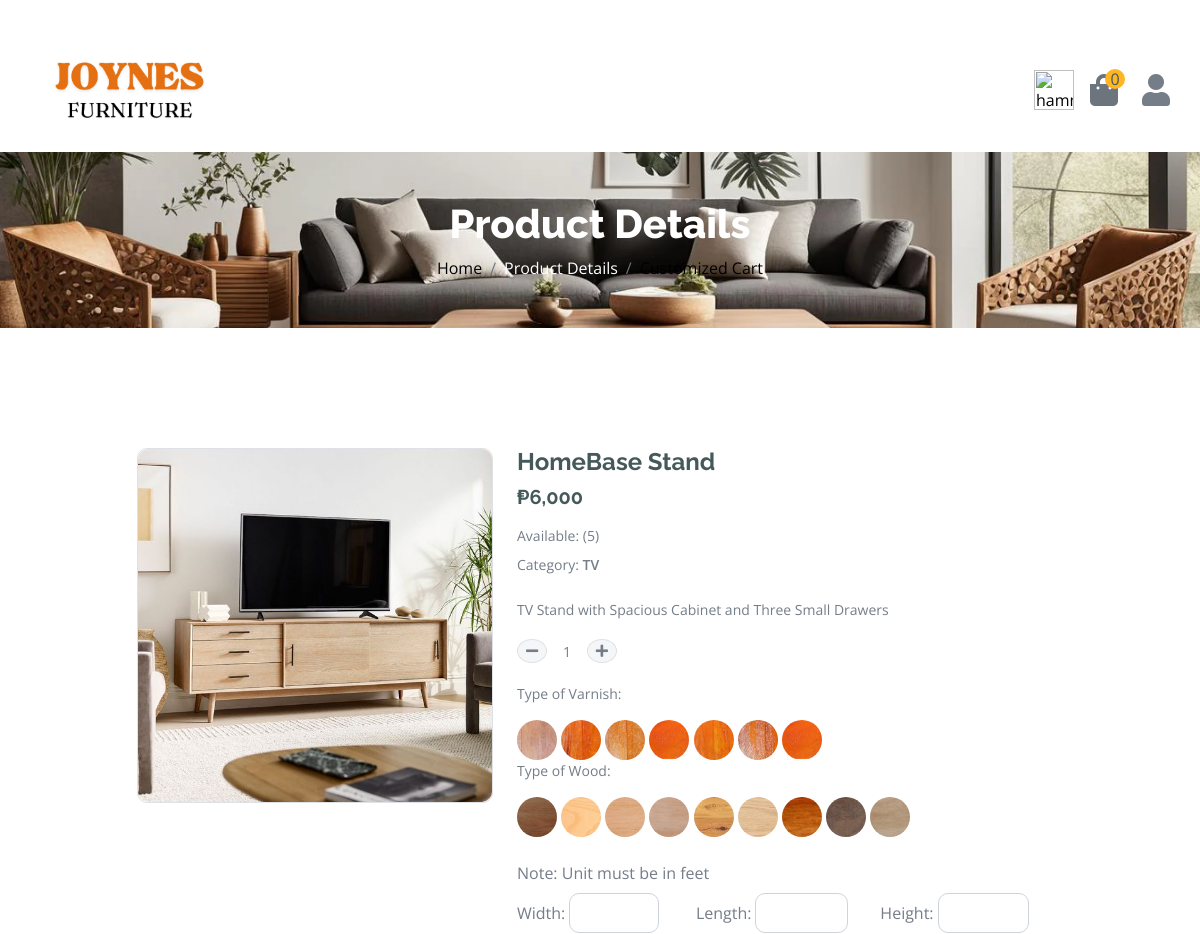
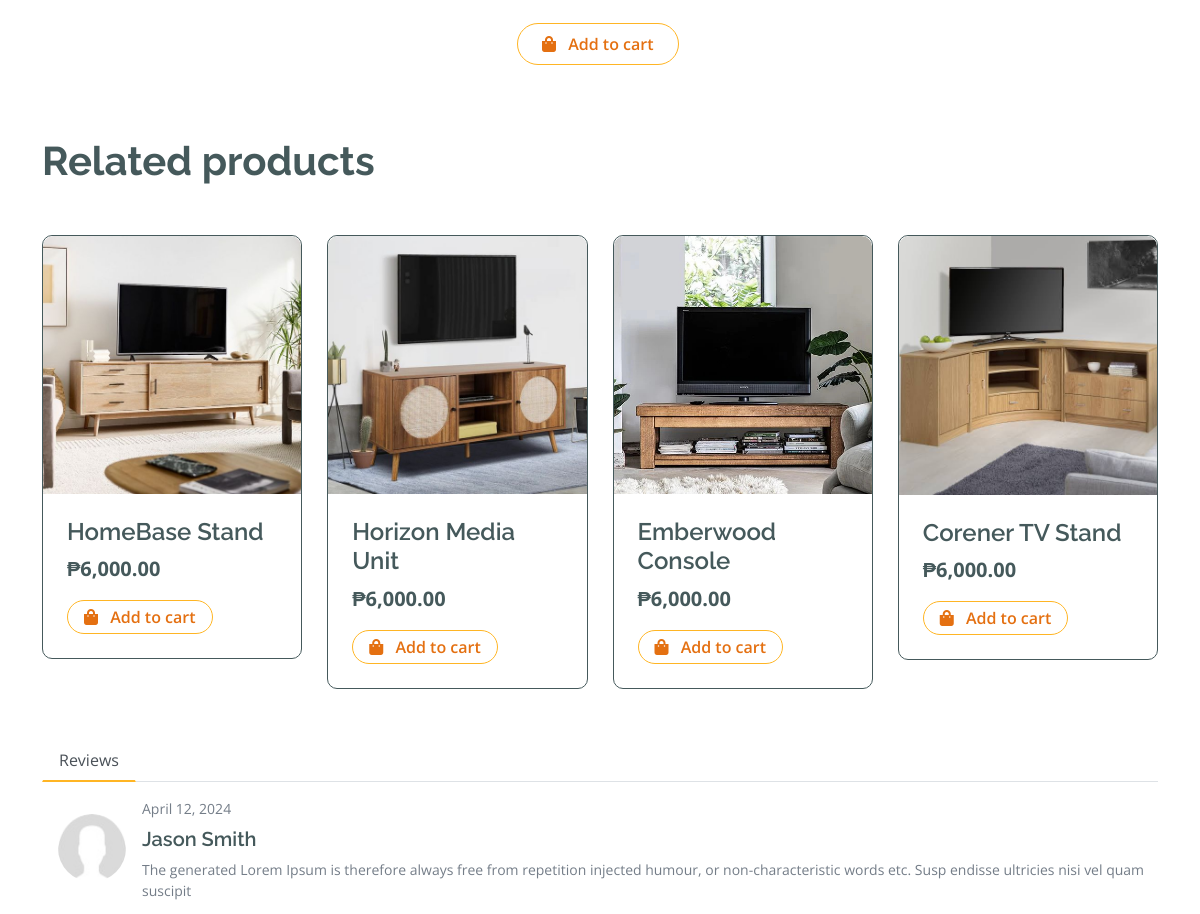
/customshop.php?id=123 (signed in, upper part), run on an earlier commit of the app's database (2 pictures, top to bottom).
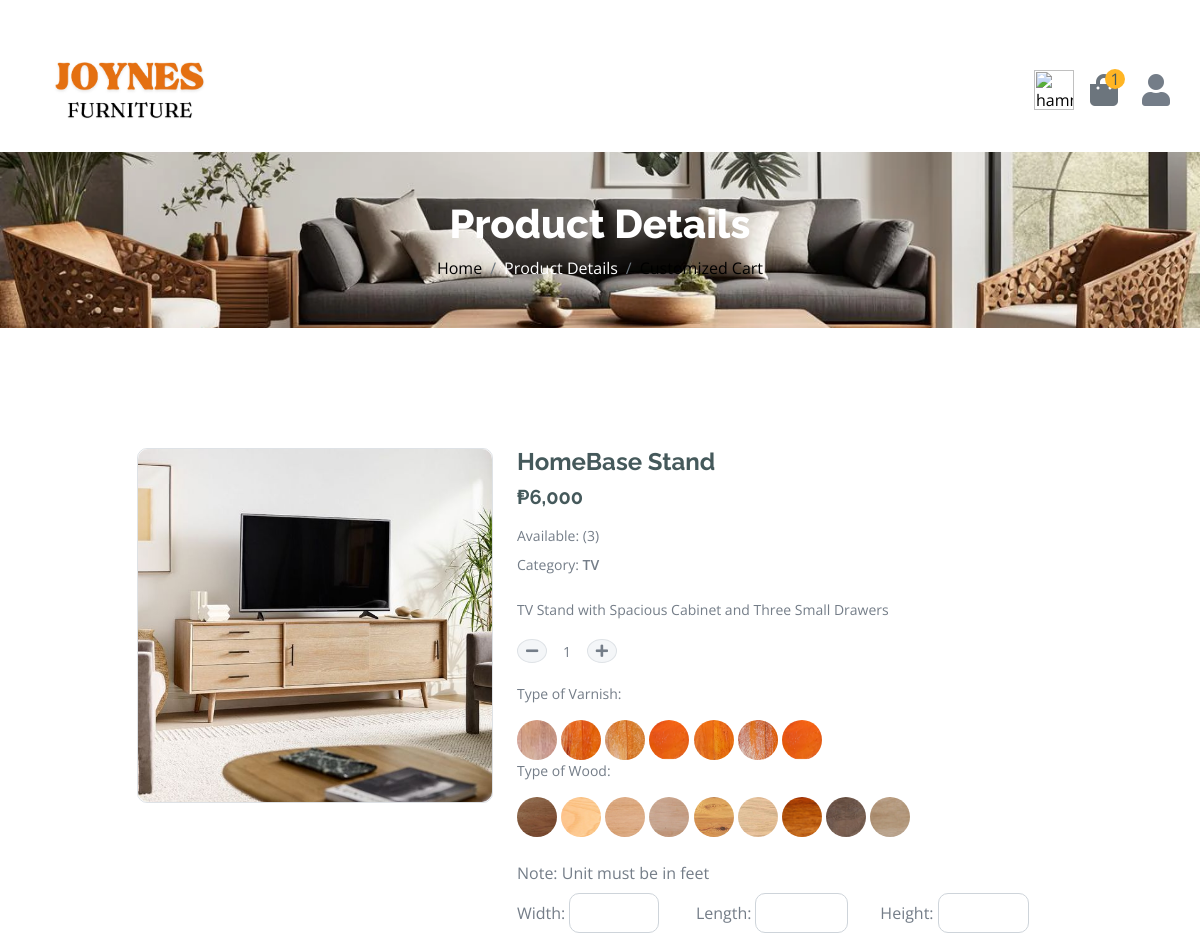
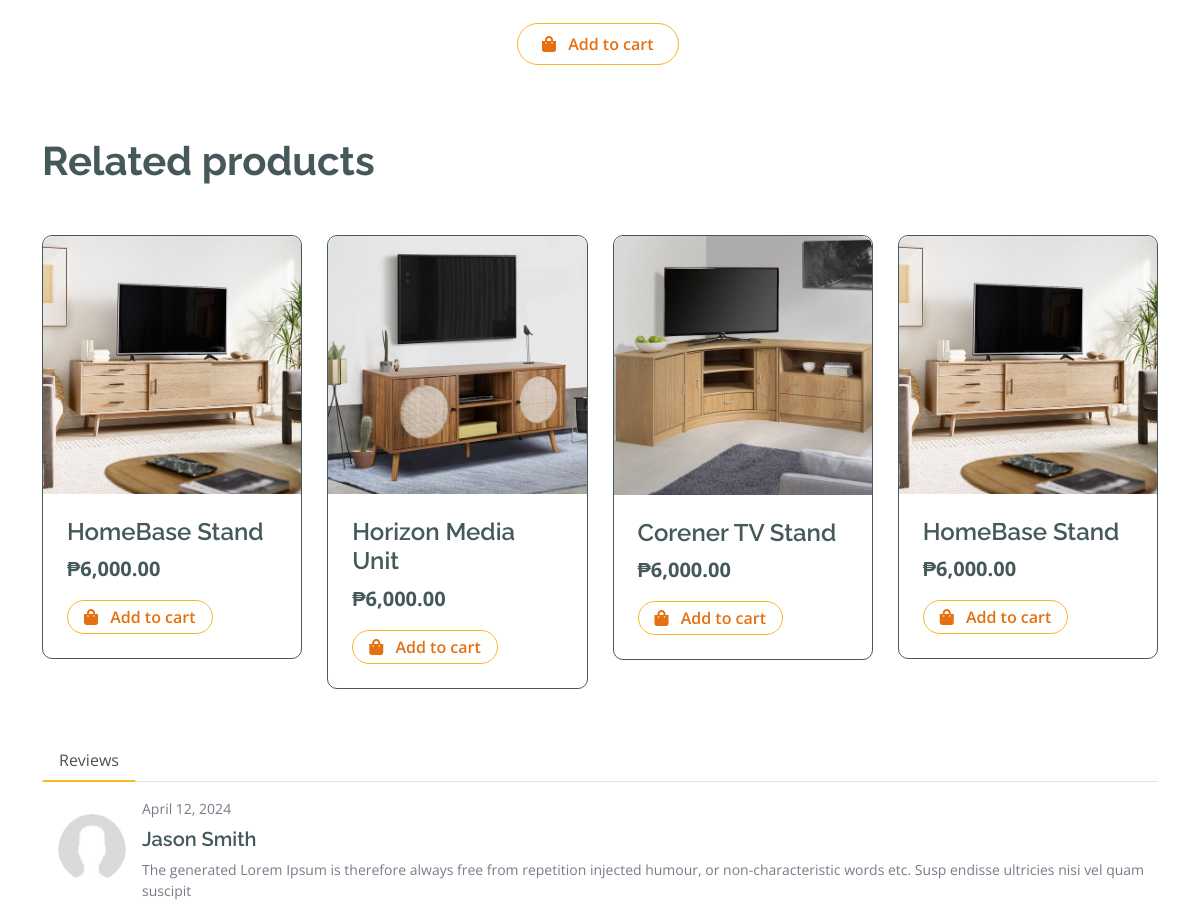
And on a later commit of the database (2 pictures, top to bottom).
### tables this page shows
CREATE TABLE `furnituretbl` (
  `fID` bigint(20) NOT NULL,
  `fName` varchar(255) NOT NULL,
  `category` varchar(255) NOT NULL,
  `image` varchar(255) NOT NULL,
  `fDes` varchar(5000) NOT NULL,
  `fQuantity` int(11) NOT NULL,
  `cost` bigint(255) NOT NULL,
  `date` date NOT NULL,
  `width` decimal(10,2) DEFAULT NULL,
  `length` decimal(10,2) DEFAULT NULL,
  `height` decimal(10,2) DEFAULT NULL
);

CREATE TABLE `varnishtbl` (
  `ID` int(255) NOT NULL,
  `vName` varchar(255) NOT NULL,
  `image` varchar(255) NOT NULL,
  `vQuantity` int(255) NOT NULL,
  `cost` int(255) NOT NULL,
  `vDes` varchar(255) NOT NULL,
  `date` date NOT NULL
);

CREATE TABLE `rawmtbl` (
  `pID` int(11) NOT NULL,
  `pName` varchar(255) NOT NULL,
  `image` varchar(255) NOT NULL,
  `pQuantity` int(11) NOT NULL,
  `pCost` int(255) NOT NULL,
  `pDes` varchar(255) NOT NULL,
  `date` date NOT NULL
);

### customfunc.php (called while the page is built, shortened)
<?php
include("database.php");
$rawsql = "SELECT * FROM rawmtbl";
$rawresult = mysqli_query($conn, $rawsql);
$varsql = "SELECT * FROM varnishtbl";
$varresult = mysqli_query($conn, $varsql);
?>

### customshop.php (the view, shortened to what the changed rows need)
<?php
include("functions.php");
include("customfunc.php");
$sql5 = "SELECT COUNT(*) FROM addcart";
$result5 = mysqli_query($conn, $sql5);
$row5 = mysqli_fetch_assoc($result5);
$i = $row5['COUNT(*)'];
$id = $_GET['id'];
$sql = "SELECT * FROM furnituretbl WHERE fID= $id";
$result = mysqli_query($conn, $sql);
$row = mysqli_fetch_assoc($result);
$number = $row['cost'];
$formattedNumber = number_format($number, 0, '.', ',');
$cost = $formattedNumber;
$cat = $row['category'];
$sqlcat = "SELECT * FROM furnituretbl WHERE category = '$cat'";
$resultcat = mysqli_query($conn, $sqlcat);
?>
<!DOCTYPE html>
<html lang="en">
<head>
    <link rel="stylesheet" href="https://use.fontawesome.com/releases/v5.15.4/css/all.css" />
    <link href="https://cdn.jsdelivr.net/npm/bootstrap-icons@1.4.1/font/bootstrap-icons.css" rel="stylesheet">
    <link href="lib/lightbox/css/lightbox.min.css" rel="stylesheet">
    <link href="lib/owlcarousel/assets/owl.carousel.min.css" rel="stylesheet">
    <link href="css/bootstrap.min.css" rel="stylesheet">
    <link href="css/style.css" rel="stylesheet">
</head>
<body>
    <div class="container-fluid fixed-top">
        <div class="container px-0">
            <nav class="navbar navbar-light bg-white navbar-expand-xl">
                <div class="collapse navbar-collapse bg-white" id="navbarCollapse">
                    <div class="d-flex m-3 me-0">
                        <a href="cart.php" class="position-relative me-4 my-auto text-muted">
                            <i class="fa fa-shopping-bag fa-2x"></i>
                            <span class="position-absolute bg-secondary rounded-circle d-flex align-items-center justify-content-center text-dark px-1" style="top: -5px; left: 15px; height: 20px; min-width: 20px;"><?php echo $i; ?></span>
                        </a>
                    </div>
                </div>
            </nav>
        </div>
    </div>
    <div class="container-fluid page-header py-5">
        <h1 class="text-center text-white display-6">Product Details</h1>
    </div>
    <br>
    <div class="container-fluid py-5">
        <div class="container py-5">
            <form action="customSubmit.php" method="POST">
                <div class="col-lg-12 col-xl-12">
                    <div class="row justify-content-center">
                        <div class="col-lg-4">
                            <div class="border rounded">
                                <a href="#">
                                    <img src="./up/<?php echo $row['image']; ?>" class="img-fluid rounded" alt="Image">
                                </a>
                            </div>
                        </div>
                        <div class="col-lg-6">
                            <h4 class="fw-bold"><?php echo $row['fName']; ?></h4>
                            <h5 class="fw-bold mb-3">&#8369;<?php echo $cost; ?></h5>
                            <p class="mb-2">Available: (<?php echo $row['fQuantity']; ?>)</p>
                            <p class="mb-3">Category: <span class="text-uppercase"><?php echo $row['category']; ?></span></p>
                            <p class="mb-3"><?php echo $row['fDes']; ?></p>
                            <div class="input-group quantity mb-3 d-flex align-items-center" style="width: 100px;">
                                <div class="input-group-btn">
                                </div>
                                <input type="text" name="quantity" id="quantity" class="form-control form-control-sm text-center border-0 bg-transparent" readonly value="1">
                                <div class="input-group-btn">
                                </div>
                            </div>
                            <p class="mb-3">Type of Varnish:</p>
                            <div class="image-container">
                                <?php while ($rows = mysqli_fetch_assoc($varresult)) { ?>
                                    <label for="<?php echo $rows['ID']; ?>" class="input_var hover-text">
                                        <img class="img1" src="./up/<?php echo $rows['image']; ?>" alt="" width="40" height="40">
                                    </label>
                                <?php } ?>
                            </div>
                            <p class="mb-3">Type of Wood:</p>
                            <div class="image-container mt-2">
                                <?php while ($rows = mysqli_fetch_assoc($rawresult)) { ?>
                                    <label for="<?php echo $rows['pID']; ?>" class="input_var hover-text">
                                        <img class="img1" src="./up/<?php echo $rows['image']; ?>" alt="" width="40" height="40">
                                    </label>
                                <?php } ?>
                            </div>
                            <div class="custom-size mt-4">
                                <label>Note: Unit must be in feet</label>
                                <div class=" mt-2 d-flex justify-content-start">
                                </div>
                            </div>
                            <div>
                                <button type="submit" class="btn border border-secondary rounded-pill px-4 py-2 text-primary mt-4 mb-4" name="add"><i class="fa fa-shopping-bag me-2 text-primary"></i> Add to cart</button>
                            </div>
                        </div>
                    </div>
                </div>
            </form>
            <h1 class="fw-bold mb-0 mt-5">Related products</h1>
            <div class="vesitable">
                <div class="owl-carousel vegetable-carousel justify-content-center">
                    <?php while ($rowcat = mysqli_fetch_assoc($resultcat)) {
                        $number = $rowcat['cost'];
                        $formattedNumber = number_format($number, 2, '.', ',');
                        $costt = $formattedNumber;
                        ?>
                        <div class="border border-dark rounded position-relative vesitable-item">
                            <div class="vesitable-img">
                                <a href="?id=<?php echo $rowcat['fID']; ?>">
                                    <img src="./up/<?php echo $rowcat['image']; ?>" class="img-fluid w-100 rounded-top" alt="">
                                </a>
                            </div>
                            <div class="p-4 pb-0 rounded-bottom">
                                <h4><?php echo $rowcat['fName']; ?></h4>
                                <div class="d-flex justify-content-between flex-lg-wrap">
                                    <p class="text-dark fs-5 fw-bold">&#8369;<?php echo $costt; ?></p>
                                    <a href="#" class="btn border border-secondary rounded-pill px-3 py-1 mb-4 text-primary"><i class="fa fa-shopping-bag me-2 text-primary"></i> Add to cart</a>
                                </div>
                            </div>
                        </div>
                    <?php
                    }
                    ?>
                </div>
            </div>
        </div>
    </div>
</body>
</html>

What changed in the data, as far as the page shows it:
removed furnituretbl: image (picture), fName "Emberwood Console", cost "6,000.00"
changed furnituretbl "HomeBase Stand": fQuantity "5" → "3"
Also different on the page:
$i: "0" → "1"
